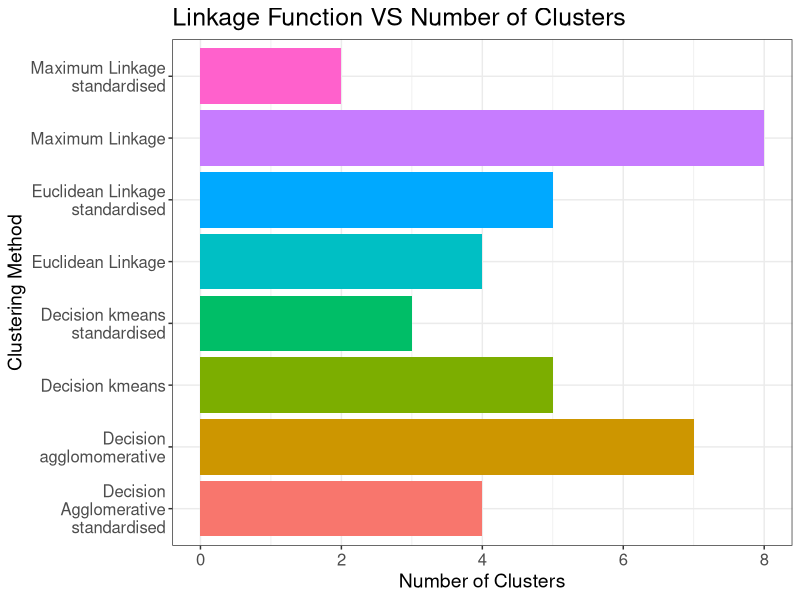

Reproduce this figure in R.
library(tidyverse)


data <- tibble(method = c("Maximum Linkage standardised",
                          "Euclidean Linkage standardised",
                          "Decision Agglomerative standardised",
                          "Decision kmeans standardised",
                          "Maximum Linkage",
                          "Euclidean Linkage",
                          "Decision agglomomerative",
                          "Decision kmeans"), num_clusts = c(2,5,4,3,8,4,7,5))


data %>% 
  ggplot(aes(num_clusts, x = method)) +
  geom_bar(stat="identity", position = "dodge", aes(fill = method)) +
  theme_bw() +
  coord_flip() +
  #Allowing labels to go onto 2 lines if required
  scale_x_discrete(labels = function(x) str_wrap(x, width = 20)) +
  theme(legend.position = "none") +
  #title ="Median Weekly Face-to-Face Appointment Count by Season",
  labs(y = "Number of Clusters",
       x = "Clustering Method") +
  # theme(axis.text.x = element_text(angle = 90)) + 
  theme(axis.text=element_text(size=12),
        axis.title=element_text(size=14),
        plot.title = element_text(size = 18)) +
  ggtitle("Linkage Function VS Number of Clusters")
